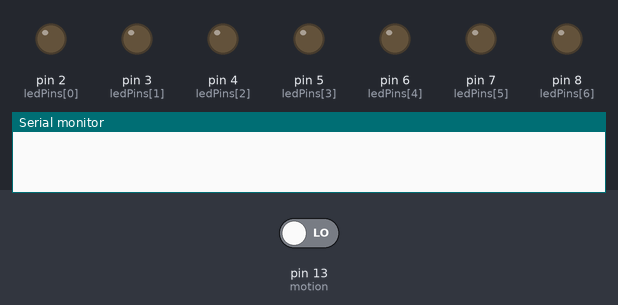
This sketch was run on a simulated Arduino Uno, built with avr-gcc and run on an emulated ATmega328P. Parts: output pins drawn as LEDs (lit = HIGH), the last lines printed to the serial monitor. The inputs (shaded band) are chosen by the test bench; at power-on: pin 13 (motion) LOW. Random numbers use the default seed unless the sketch sets one.

Above: at 1.2 s.
1.3 s: pin 13 (motion) driven HIGH
At 1.7 s:
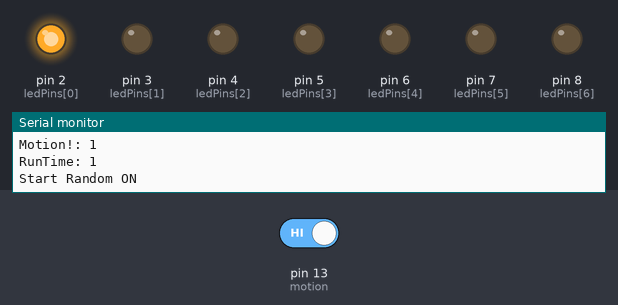
At 4.8 s:
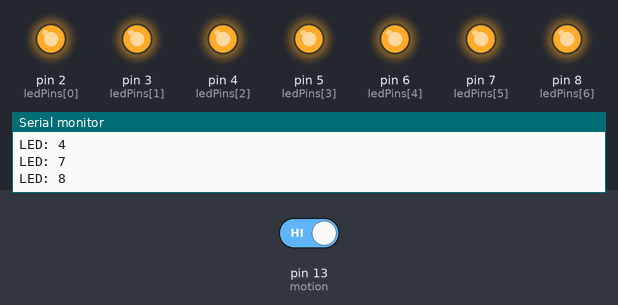
Timing chart, 0 to 16.8 s (numbered marks = the images above; inputs shaded):
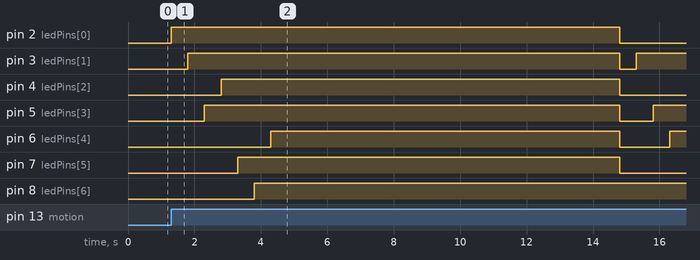

Measured:
- after the input at 1.3 s, pin 2 (ledPins[0]): LOW → HIGH at once, → LOW 13.5 s later; pin 3 (ledPins[1]): LOW → HIGH after 0.50 s, → LOW 13.0 s later, → HIGH 0.51 s later

The sketch:

halloween.ino
```cpp
/**
* Halloween Cat Eyes
*/
#include <SimpleTimer.h>

// OUTPUT Alias
int ledPins[] = {2,3,4,5,6,7,8};
int ledPinsNum = sizeof( ledPins) / sizeof( int );

int runtimes = 0;
int motion_check_time = 100;
int time_visible = 1000 * 10;
int triggered = 0;

// INPUT Alias
int motion = 13;

SimpleTimer motion_timer;

void setup() {
  int i = 0;

  // Set digital inputs as outputs
  for(i = 0; i < ledPinsNum; i++){
    pinMode( ledPins[i], OUTPUT );
  }

  // Set digital input as input
  pinMode( motion, INPUT );

  Serial.begin(9600);

  motion_timer.setInterval( motion_check_time, check_motion );
}

// Main Program
void loop() {
   motion_timer.run();
}


void check_motion(){
  int val;
  val = digitalRead( motion );

  if( val == 1 && triggered == 0 ){

    Serial.print("Motion!: ");
    Serial.println( val );
    triggered = 1;
    start_eyes();
  }
}


// Turn on then off LEDS
void start_eyes(){

  runtimes = runtimes + 1;
  Serial.print("RunTime: ");
  Serial.println( runtimes );

  // Turn on leds randomly
  randomLEDon();

  // We'll leave it on for a while
  delay( time_visible );

  Serial.println("---------Bye Kitty---------");

  // Then we'll turn it off...
  all_leds_off();
  triggered = 0;

}

// LED on by id
void led_on( int led_id ){

    digitalWrite(led_id, HIGH);

};

// turn off led by id
void led_off( int led_id ){

    digitalWrite(led_id, LOW);

};

// Turn off all LEDs
void all_leds_off(){
   for (int i=0; i<ledPinsNum; ++i)
  {
    digitalWrite(ledPins[i], LOW);
  }
}

void randomLEDon()
{
  int i = 0;
  int led;

  Serial.println( "Start Random ON" );
  for (int i=0; i<ledPinsNum; ++i)
  {
    int led = random(0, ledPinsNum-i); // select from a decreasing set
    led_on( ledPins[led] );
    delay(500);
    Serial.print("LED: ");
    Serial.println( ledPins[led] );

    swap(led, (ledPinsNum-1)-i); // switch the chosen one with the last of the selection set.
  }
}

void swap(int a, int b)
{
  int t = ledPins[a];
  ledPins[a] = ledPins[b];
  ledPins[b] = t;
}
```
